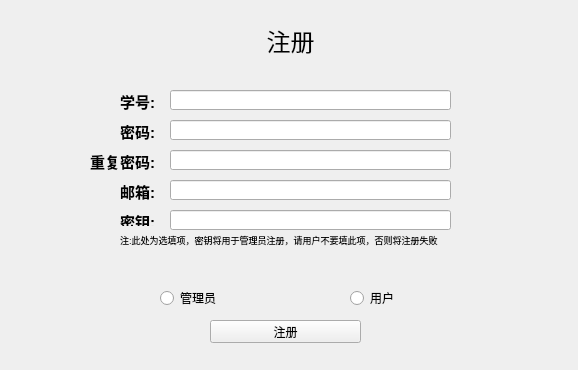
<?xml version="1.0" encoding="UTF-8"?>
<ui version="4.0">
 <class>RegistWindowClass</class>
 <widget class="QWidget" name="RegistWindowClass">
  <property name="geometry">
   <rect>
    <x>0</x>
    <y>0</y>
    <width>578</width>
    <height>370</height>
   </rect>
  </property>
  <property name="minimumSize">
   <size>
    <width>578</width>
    <height>370</height>
   </size>
  </property>
  <property name="maximumSize">
   <size>
    <width>578</width>
    <height>370</height>
   </size>
  </property>
  <property name="windowTitle">
   <string>RegistWindow</string>
  </property>
  <widget class="QWidget" name="widget" native="true">
   <property name="geometry">
    <rect>
     <x>20</x>
     <y>20</y>
     <width>551</width>
     <height>41</height>
    </rect>
   </property>
   <widget class="QLabel" name="label">
    <property name="geometry">
     <rect>
      <x>130</x>
      <y>0</y>
      <width>281</width>
      <height>41</height>
     </rect>
    </property>
    <property name="text">
     <string>&lt;html&gt;&lt;head/&gt;&lt;body&gt;&lt;p align=&quot;center&quot;&gt;&lt;span style=&quot; font-size:18pt;&quot;&gt;注册&lt;/span&gt;&lt;/p&gt;&lt;/body&gt;&lt;/html&gt;</string>
    </property>
   </widget>
  </widget>
  <widget class="QWidget" name="widget_2" native="true">
   <property name="geometry">
    <rect>
     <x>20</x>
     <y>70</y>
     <width>551</width>
     <height>291</height>
    </rect>
   </property>
   <widget class="QWidget" name="widget_3" native="true">
    <property name="geometry">
     <rect>
      <x>70</x>
      <y>10</y>
      <width>411</width>
      <height>191</height>
     </rect>
    </property>
    <widget class="QLabel" name="label_2">
     <property name="geometry">
      <rect>
       <x>30</x>
       <y>10</y>
       <width>51</width>
       <height>21</height>
      </rect>
     </property>
     <property name="text">
      <string>&lt;html&gt;&lt;head/&gt;&lt;body&gt;&lt;p&gt;&lt;span style=&quot; font-size:11pt; font-weight:600;&quot;&gt;学号:&lt;/span&gt;&lt;/p&gt;&lt;/body&gt;&lt;/html&gt;</string>
     </property>
    </widget>
    <widget class="QLineEdit" name="lineEdit">
     <property name="geometry">
      <rect>
       <x>80</x>
       <y>10</y>
       <width>281</width>
       <height>20</height>
      </rect>
     </property>
    </widget>
    <widget class="QLineEdit" name="lineEdit_2">
     <property name="geometry">
      <rect>
       <x>80</x>
       <y>40</y>
       <width>281</width>
       <height>20</height>
      </rect>
     </property>
     <property name="echoMode">
      <enum>QLineEdit::Password</enum>
     </property>
    </widget>
    <widget class="QLineEdit" name="lineEdit_3">
     <property name="geometry">
      <rect>
       <x>80</x>
       <y>70</y>
       <width>281</width>
       <height>20</height>
      </rect>
     </property>
     <property name="echoMode">
      <enum>QLineEdit::Password</enum>
     </property>
    </widget>
    <widget class="QLineEdit" name="lineEdit_4">
     <property name="geometry">
      <rect>
       <x>80</x>
       <y>100</y>
       <width>281</width>
       <height>20</height>
      </rect>
     </property>
    </widget>
    <widget class="QLabel" name="label_3">
     <property name="geometry">
      <rect>
       <x>30</x>
       <y>40</y>
       <width>41</width>
       <height>21</height>
      </rect>
     </property>
     <property name="text">
      <string>&lt;html&gt;&lt;head/&gt;&lt;body&gt;&lt;p&gt;&lt;span style=&quot; font-size:11pt; font-weight:600;&quot;&gt;密码:&lt;/span&gt;&lt;/p&gt;&lt;/body&gt;&lt;/html&gt;</string>
     </property>
    </widget>
    <widget class="QLabel" name="label_4">
     <property name="geometry">
      <rect>
       <x>0</x>
       <y>70</y>
       <width>71</width>
       <height>21</height>
      </rect>
     </property>
     <property name="text">
      <string>&lt;html&gt;&lt;head/&gt;&lt;body&gt;&lt;p&gt;&lt;span style=&quot; font-size:11pt; font-weight:600;&quot;&gt;重复密码:&lt;/span&gt;&lt;/p&gt;&lt;/body&gt;&lt;/html&gt;</string>
     </property>
    </widget>
    <widget class="QLabel" name="label_5">
     <property name="geometry">
      <rect>
       <x>30</x>
       <y>100</y>
       <width>41</width>
       <height>21</height>
      </rect>
     </property>
     <property name="text">
      <string>&lt;html&gt;&lt;head/&gt;&lt;body&gt;&lt;p&gt;&lt;span style=&quot; font-size:11pt; font-weight:600;&quot;&gt;邮箱:&lt;/span&gt;&lt;/p&gt;&lt;/body&gt;&lt;/html&gt;</string>
     </property>
    </widget>
    <widget class="QLabel" name="label_6">
     <property name="geometry">
      <rect>
       <x>30</x>
       <y>130</y>
       <width>51</width>
       <height>16</height>
      </rect>
     </property>
     <property name="text">
      <string>&lt;html&gt;&lt;head/&gt;&lt;body&gt;&lt;p&gt;&lt;span style=&quot; font-size:11pt; font-weight:600;&quot;&gt;密钥:&lt;/span&gt;&lt;/p&gt;&lt;/body&gt;&lt;/html&gt;</string>
     </property>
    </widget>
    <widget class="QLineEdit" name="lineEdit_5">
     <property name="geometry">
      <rect>
       <x>80</x>
       <y>130</y>
       <width>281</width>
       <height>20</height>
      </rect>
     </property>
    </widget>
    <widget class="QLabel" name="label_7">
     <property name="geometry">
      <rect>
       <x>30</x>
       <y>150</y>
       <width>331</width>
       <height>21</height>
      </rect>
     </property>
     <property name="text">
      <string>&lt;html&gt;&lt;head/&gt;&lt;body&gt;&lt;p&gt;&lt;span style=&quot; font-size:7pt;&quot;&gt;注:此处为选填项，密钥将用于管理员注册，请用户不要填此项，否则将注册失败&lt;/span&gt;&lt;/p&gt;&lt;/body&gt;&lt;/html&gt;</string>
     </property>
    </widget>
   </widget>
   <widget class="QWidget" name="widget_4" native="true">
    <property name="geometry">
     <rect>
      <x>70</x>
      <y>210</y>
      <width>411</width>
      <height>71</height>
     </rect>
    </property>
    <widget class="QRadioButton" name="RadioAdminPB">
     <property name="geometry">
      <rect>
       <x>70</x>
       <y>10</y>
       <width>89</width>
       <height>16</height>
      </rect>
     </property>
     <property name="text">
      <string>管理员</string>
     </property>
    </widget>
    <widget class="QRadioButton" name="RadioUserPB">
     <property name="geometry">
      <rect>
       <x>260</x>
       <y>10</y>
       <width>89</width>
       <height>16</height>
      </rect>
     </property>
     <property name="text">
      <string>用户</string>
     </property>
    </widget>
    <widget class="QPushButton" name="RegistConfirmationPB">
     <property name="geometry">
      <rect>
       <x>120</x>
       <y>40</y>
       <width>151</width>
       <height>23</height>
      </rect>
     </property>
     <property name="text">
      <string>注册</string>
     </property>
    </widget>
   </widget>
  </widget>
 </widget>
 <layoutdefault spacing="6" margin="11"/>
 <resources/>
 <connections/>
</ui>
